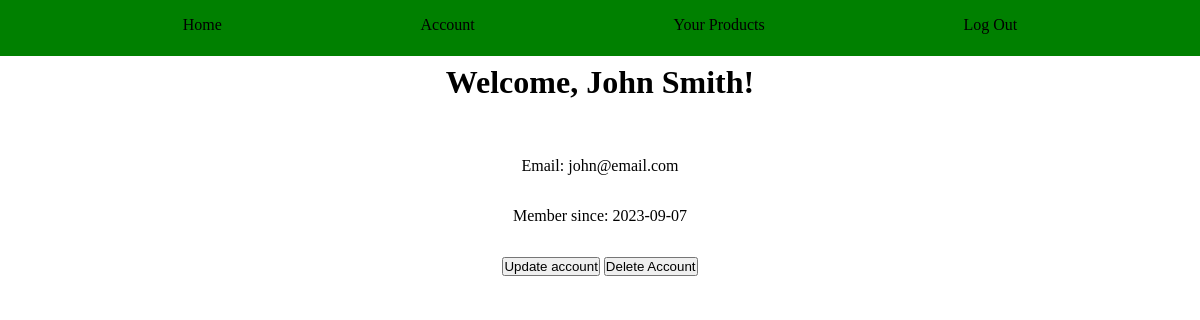
Screenshot of /merchant_account (signed in) with the database file from the repository.
### models.py (models this page shows, shortened)
class Merchant(UserMixin, db.Model):
    id = db.Column(db.Integer, primary_key=True)
    name = db.Column(db.String(100), index=True, unique=False, nullable=False)
    email = db.Column(db.String(100), index=True, unique=False, nullable=False)
    hashed_password = db.Column(db.String(100), index=False, unique=False)
    date_joined = db.Column(db.DateTime, index=False, unique=False)
    products = db.relationship('Product', backref='seller', lazy='dynamic', cascade="all, delete-orphan")

### main.py (the view)
@app.route('/merchant_account')
@login_required
def account():
    return render_template('merchant_account.html')

### main.py (called while the page is built)
@login_manager.user_loader
def load_user(user_id):
    return Merchant.query.get(int(user_id))

### templates/merchant_account.html (shortened to what this page needs)
{% extends "base.html"%}
{% block main %}
<h1>Welcome, {{ current_user.name.title() }}!</h1>
<ul class="container col">
    <li>Email: {{ current_user.email }}</li>
    <li>Member since: {{ current_user.date_joined.date() }}</li>
    <li>
        <a href=" {{ url_for('merchant_update') }} ">
            <button>Update account</button>
        </a>
        <button onclick="delete_decision()">Delete Account</button>
    </li>
</ul>
{% endblock %}

### templates/base.html (shortened to what this page needs)
<!DOCTYPE html>
<html lang="en">
<head>
    <link rel="stylesheet" href="../static/styles.css">
</head>
<body>
    <nav id="nav" class="nav">
        <ul class="row">
            <li><a href="{{ url_for('main') }}">Home</a></li>
            {% if current_user.is_authenticated %}
            <li><a href="{{ url_for('account') }}">Account</a></li>
            <li><a href="{{ url_for('view_products') }}">Your Products</a></li>
            <li><a href="{{ url_for('logout') }}">Log Out</a></li>
            {% endif %}
        </ul>
    </nav>
    {% block main %}{% endblock %}
</body>
</html>

### static/styles.css (style rules this page uses)
* { margin: 0; padding: 0; box-sizing: border-box; }
li { list-style: none; margin: 2vh; }
a { text-decoration: none; }
h1, h2, h3, h4, p { text-align: center; margin: 1vh; }
.row { display: flex; flex-flow: row wrap; justify-content: space-evenly; align-items: center; }
.col { display: flex; flex-direction: column; justify-content: space-between; align-items: center; }
.container { width: 80%; height: auto; margin: 5vh auto; }
#nav { background-color: green; width: 100%; height: 7vh; color: white; }
#nav ul li a { color: black; }

### rows the page displays
Merchant: name "John Smith", email "john@email.com", date_joined "2023-09-07"
